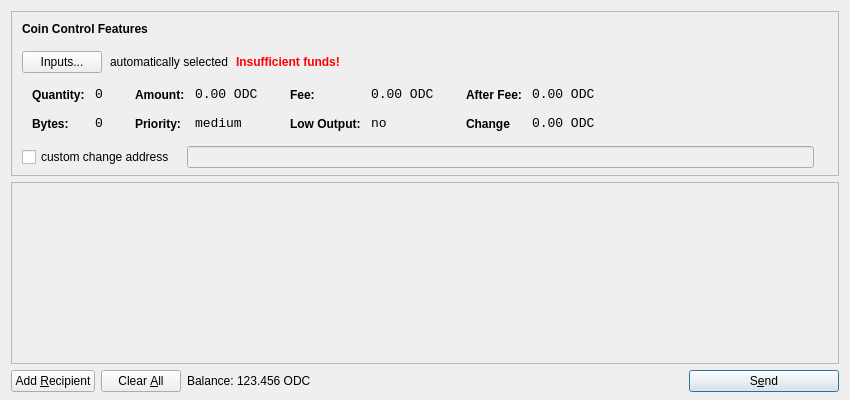
<?xml version="1.0" encoding="UTF-8"?>
<ui version="4.0">
 <class>SendCoinsDialog</class>
 <widget class="QDialog" name="SendCoinsDialog">
  <property name="geometry">
   <rect>
    <x>0</x>
    <y>0</y>
    <width>850</width>
    <height>400</height>
   </rect>
  </property>
  <property name="windowTitle">
   <string>Send Coins</string>
  </property>
  <layout class="QVBoxLayout" name="verticalLayout" stretch="0,1,0">
   <property name="bottomMargin">
    <number>8</number>
   </property>
   <item>
    <widget class="QFrame" name="frameCoinControl">
     <property name="sizePolicy">
      <sizepolicy hsizetype="Expanding" vsizetype="Expanding">
       <horstretch>0</horstretch>
       <verstretch>0</verstretch>
      </sizepolicy>
     </property>
     <property name="maximumSize">
      <size>
       <width>16777215</width>
       <height>16777215</height>
      </size>
     </property>
     <property name="frameShape">
      <enum>QFrame::StyledPanel</enum>
     </property>
     <property name="frameShadow">
      <enum>QFrame::Sunken</enum>
     </property>
     <layout class="QVBoxLayout" name="verticalLayoutCoinControl2">
      <property name="spacing">
       <number>-1</number>
      </property>
      <property name="leftMargin">
       <number>0</number>
      </property>
      <property name="topMargin">
       <number>0</number>
      </property>
      <property name="rightMargin">
       <number>0</number>
      </property>
      <property name="bottomMargin">
       <number>6</number>
      </property>
      <item>
       <layout class="QVBoxLayout" name="verticalLayoutCoinControl" stretch="0,0,0,0,1">
        <property name="spacing">
         <number>0</number>
        </property>
        <property name="leftMargin">
         <number>10</number>
        </property>
        <property name="topMargin">
         <number>10</number>
        </property>
        <item>
         <layout class="QHBoxLayout" name="horizontalLayoutCoinControl1">
          <property name="bottomMargin">
           <number>15</number>
          </property>
          <item>
           <widget class="QLabel" name="labelCoinControlFeatures">
            <property name="sizePolicy">
             <sizepolicy hsizetype="Preferred" vsizetype="Maximum">
              <horstretch>0</horstretch>
              <verstretch>0</verstretch>
             </sizepolicy>
            </property>
            <property name="font">
             <font>
              <weight>75</weight>
              <bold>true</bold>
             </font>
            </property>
            <property name="styleSheet">
             <string notr="true">font-weight:bold;</string>
            </property>
            <property name="text">
             <string>Coin Control Features</string>
            </property>
           </widget>
          </item>
         </layout>
        </item>
        <item>
         <layout class="QHBoxLayout" name="horizontalLayoutCoinControl2" stretch="0,0,0,0">
          <property name="spacing">
           <number>8</number>
          </property>
          <property name="bottomMargin">
           <number>10</number>
          </property>
          <item>
           <widget class="QPushButton" name="pushButtonCoinControl">
            <property name="styleSheet">
             <string notr="true"/>
            </property>
            <property name="text">
             <string>Inputs...</string>
            </property>
           </widget>
          </item>
          <item>
           <widget class="QLabel" name="labelCoinControlAutomaticallySelected">
            <property name="text">
             <string>automatically selected</string>
            </property>
            <property name="margin">
             <number>5</number>
            </property>
           </widget>
          </item>
          <item>
           <widget class="QLabel" name="labelCoinControlInsuffFunds">
            <property name="font">
             <font>
              <weight>75</weight>
              <bold>true</bold>
             </font>
            </property>
            <property name="styleSheet">
             <string notr="true">color:red;font-weight:bold;</string>
            </property>
            <property name="text">
             <string>Insufficient funds!</string>
            </property>
            <property name="margin">
             <number>5</number>
            </property>
           </widget>
          </item>
          <item>
           <spacer name="horizontalSpacerCoinControl">
            <property name="orientation">
             <enum>Qt::Horizontal</enum>
            </property>
            <property name="sizeHint" stdset="0">
             <size>
              <width>40</width>
              <height>1</height>
             </size>
            </property>
           </spacer>
          </item>
         </layout>
        </item>
        <item>
         <widget class="QWidget" name="widgetCoinControl" native="true">
          <property name="sizePolicy">
           <sizepolicy hsizetype="Preferred" vsizetype="Preferred">
            <horstretch>0</horstretch>
            <verstretch>0</verstretch>
           </sizepolicy>
          </property>
          <property name="minimumSize">
           <size>
            <width>0</width>
            <height>0</height>
           </size>
          </property>
          <property name="styleSheet">
           <string notr="true"/>
          </property>
          <layout class="QHBoxLayout" name="horizontalLayoutCoinControl5">
           <property name="margin">
            <number>0</number>
           </property>
           <item>
            <layout class="QHBoxLayout" name="horizontalLayoutCoinControl3" stretch="0,0,0,1">
             <property name="spacing">
              <number>20</number>
             </property>
             <property name="topMargin">
              <number>0</number>
             </property>
             <property name="bottomMargin">
              <number>10</number>
             </property>
             <item>
              <layout class="QFormLayout" name="formLayoutCoinControl1">
               <property name="horizontalSpacing">
                <number>10</number>
               </property>
               <property name="verticalSpacing">
                <number>14</number>
               </property>
               <property name="leftMargin">
                <number>10</number>
               </property>
               <property name="topMargin">
                <number>4</number>
               </property>
               <property name="rightMargin">
                <number>6</number>
               </property>
               <item row="0" column="0">
                <widget class="QLabel" name="labelCoinControlQuantityText">
                 <property name="styleSheet">
                  <string notr="true">font-weight:bold;</string>
                 </property>
                 <property name="text">
                  <string>Quantity:</string>
                 </property>
                 <property name="margin">
                  <number>0</number>
                 </property>
                </widget>
               </item>
               <item row="0" column="1">
                <widget class="QLabel" name="labelCoinControlQuantity">
                 <property name="font">
                  <font>
                   <family>Monospace</family>
                   <pointsize>10</pointsize>
                  </font>
                 </property>
                 <property name="cursor">
                  <cursorShape>IBeamCursor</cursorShape>
                 </property>
                 <property name="contextMenuPolicy">
                  <enum>Qt::ActionsContextMenu</enum>
                 </property>
                 <property name="text">
                  <string>0</string>
                 </property>
                 <property name="margin">
                  <number>0</number>
                 </property>
                 <property name="textInteractionFlags">
                  <set>Qt::LinksAccessibleByMouse|Qt::TextSelectableByKeyboard|Qt::TextSelectableByMouse</set>
                 </property>
                </widget>
               </item>
               <item row="1" column="0">
                <widget class="QLabel" name="labelCoinControlBytesText">
                 <property name="styleSheet">
                  <string notr="true">font-weight:bold;</string>
                 </property>
                 <property name="text">
                  <string>Bytes:</string>
                 </property>
                </widget>
               </item>
               <item row="1" column="1">
                <widget class="QLabel" name="labelCoinControlBytes">
                 <property name="font">
                  <font>
                   <family>Monospace</family>
                   <pointsize>10</pointsize>
                  </font>
                 </property>
                 <property name="cursor">
                  <cursorShape>IBeamCursor</cursorShape>
                 </property>
                 <property name="contextMenuPolicy">
                  <enum>Qt::ActionsContextMenu</enum>
                 </property>
                 <property name="text">
                  <string>0</string>
                 </property>
                 <property name="textInteractionFlags">
                  <set>Qt::LinksAccessibleByMouse|Qt::TextSelectableByKeyboard|Qt::TextSelectableByMouse</set>
                 </property>
                </widget>
               </item>
              </layout>
             </item>
             <item>
              <layout class="QFormLayout" name="formLayoutCoinControl2">
               <property name="horizontalSpacing">
                <number>10</number>
               </property>
               <property name="verticalSpacing">
                <number>14</number>
               </property>
               <property name="leftMargin">
                <number>6</number>
               </property>
               <property name="topMargin">
                <number>4</number>
               </property>
               <property name="rightMargin">
                <number>6</number>
               </property>
               <item row="0" column="0">
                <widget class="QLabel" name="labelCoinControlAmountText">
                 <property name="styleSheet">
                  <string notr="true">font-weight:bold;</string>
                 </property>
                 <property name="text">
                  <string>Amount:</string>
                 </property>
                 <property name="margin">
                  <number>0</number>
                 </property>
                </widget>
               </item>
               <item row="0" column="1">
                <widget class="QLabel" name="labelCoinControlAmount">
                 <property name="font">
                  <font>
                   <family>Monospace</family>
                   <pointsize>10</pointsize>
                  </font>
                 </property>
                 <property name="cursor">
                  <cursorShape>IBeamCursor</cursorShape>
                 </property>
                 <property name="contextMenuPolicy">
                  <enum>Qt::ActionsContextMenu</enum>
                 </property>
                 <property name="text">
                  <string>0.00 ODC</string>
                 </property>
                 <property name="textInteractionFlags">
                  <set>Qt::LinksAccessibleByMouse|Qt::TextSelectableByKeyboard|Qt::TextSelectableByMouse</set>
                 </property>
                </widget>
               </item>
               <item row="1" column="0">
                <widget class="QLabel" name="labelCoinControlPriorityText">
                 <property name="styleSheet">
                  <string notr="true">font-weight:bold;</string>
                 </property>
                 <property name="text">
                  <string>Priority:</string>
                 </property>
                </widget>
               </item>
               <item row="1" column="1">
                <widget class="QLabel" name="labelCoinControlPriority">
                 <property name="font">
                  <font>
                   <family>Monospace</family>
                   <pointsize>10</pointsize>
                  </font>
                 </property>
                 <property name="cursor">
                  <cursorShape>IBeamCursor</cursorShape>
                 </property>
                 <property name="contextMenuPolicy">
                  <enum>Qt::ActionsContextMenu</enum>
                 </property>
                 <property name="text">
                  <string>medium</string>
                 </property>
                 <property name="textInteractionFlags">
                  <set>Qt::LinksAccessibleByMouse|Qt::TextSelectableByKeyboard|Qt::TextSelectableByMouse</set>
                 </property>
                </widget>
               </item>
              </layout>
             </item>
             <item>
              <layout class="QFormLayout" name="formLayoutCoinControl3">
               <property name="horizontalSpacing">
                <number>10</number>
               </property>
               <property name="verticalSpacing">
                <number>14</number>
               </property>
               <property name="leftMargin">
                <number>6</number>
               </property>
               <property name="topMargin">
                <number>4</number>
               </property>
               <property name="rightMargin">
                <number>6</number>
               </property>
               <item row="0" column="0">
                <widget class="QLabel" name="labelCoinControlFeeText">
                 <property name="styleSheet">
                  <string notr="true">font-weight:bold;</string>
                 </property>
                 <property name="text">
                  <string>Fee:</string>
                 </property>
                 <property name="margin">
                  <number>0</number>
                 </property>
                </widget>
               </item>
               <item row="0" column="1">
                <widget class="QLabel" name="labelCoinControlFee">
                 <property name="font">
                  <font>
                   <family>Monospace</family>
                   <pointsize>10</pointsize>
                  </font>
                 </property>
                 <property name="cursor">
                  <cursorShape>IBeamCursor</cursorShape>
                 </property>
                 <property name="contextMenuPolicy">
                  <enum>Qt::ActionsContextMenu</enum>
                 </property>
                 <property name="text">
                  <string>0.00 ODC</string>
                 </property>
                 <property name="textInteractionFlags">
                  <set>Qt::LinksAccessibleByMouse|Qt::TextSelectableByKeyboard|Qt::TextSelectableByMouse</set>
                 </property>
                </widget>
               </item>
               <item row="1" column="0">
                <widget class="QLabel" name="labelCoinControlLowOutputText">
                 <property name="styleSheet">
                  <string notr="true">font-weight:bold;</string>
                 </property>
                 <property name="text">
                  <string>Low Output:</string>
                 </property>
                </widget>
               </item>
               <item row="1" column="1">
                <widget class="QLabel" name="labelCoinControlLowOutput">
                 <property name="font">
                  <font>
                   <family>Monospace</family>
                   <pointsize>10</pointsize>
                  </font>
                 </property>
                 <property name="cursor">
                  <cursorShape>IBeamCursor</cursorShape>
                 </property>
                 <property name="contextMenuPolicy">
                  <enum>Qt::ActionsContextMenu</enum>
                 </property>
                 <property name="text">
                  <string>no</string>
                 </property>
                 <property name="textInteractionFlags">
                  <set>Qt::LinksAccessibleByMouse|Qt::TextSelectableByKeyboard|Qt::TextSelectableByMouse</set>
                 </property>
                </widget>
               </item>
              </layout>
             </item>
             <item>
              <layout class="QFormLayout" name="formLayoutCoinControl4">
               <property name="horizontalSpacing">
                <number>10</number>
               </property>
               <property name="verticalSpacing">
                <number>14</number>
               </property>
               <property name="leftMargin">
                <number>6</number>
               </property>
               <property name="topMargin">
                <number>4</number>
               </property>
               <property name="rightMargin">
                <number>6</number>
               </property>
               <item row="0" column="0">
                <widget class="QLabel" name="labelCoinControlAfterFeeText">
                 <property name="styleSheet">
                  <string notr="true">font-weight:bold;</string>
                 </property>
                 <property name="text">
                  <string>After Fee:</string>
                 </property>
                 <property name="margin">
                  <number>0</number>
                 </property>
                </widget>
               </item>
               <item row="0" column="1">
                <widget class="QLabel" name="labelCoinControlAfterFee">
                 <property name="font">
                  <font>
                   <family>Monospace</family>
                   <pointsize>10</pointsize>
                  </font>
                 </property>
                 <property name="cursor">
                  <cursorShape>IBeamCursor</cursorShape>
                 </property>
                 <property name="contextMenuPolicy">
                  <enum>Qt::ActionsContextMenu</enum>
                 </property>
                 <property name="text">
                  <string>0.00 ODC</string>
                 </property>
                 <property name="textInteractionFlags">
                  <set>Qt::LinksAccessibleByMouse|Qt::TextSelectableByKeyboard|Qt::TextSelectableByMouse</set>
                 </property>
                </widget>
               </item>
               <item row="1" column="0">
                <widget class="QLabel" name="labelCoinControlChangeText">
                 <property name="styleSheet">
                  <string notr="true">font-weight:bold;</string>
                 </property>
                 <property name="text">
                  <string>Change</string>
                 </property>
                </widget>
               </item>
               <item row="1" column="1">
                <widget class="QLabel" name="labelCoinControlChange">
                 <property name="font">
                  <font>
                   <family>Monospace</family>
                   <pointsize>10</pointsize>
                  </font>
                 </property>
                 <property name="cursor">
                  <cursorShape>IBeamCursor</cursorShape>
                 </property>
                 <property name="contextMenuPolicy">
                  <enum>Qt::ActionsContextMenu</enum>
                 </property>
                 <property name="text">
                  <string>0.00 ODC</string>
                 </property>
                 <property name="textInteractionFlags">
                  <set>Qt::LinksAccessibleByMouse|Qt::TextSelectableByKeyboard|Qt::TextSelectableByMouse</set>
                 </property>
                </widget>
               </item>
              </layout>
             </item>
            </layout>
           </item>
          </layout>
         </widget>
        </item>
        <item>
         <layout class="QHBoxLayout" name="horizontalLayoutCoinControl4" stretch="0,0,0">
          <property name="spacing">
           <number>12</number>
          </property>
          <property name="sizeConstraint">
           <enum>QLayout::SetDefaultConstraint</enum>
          </property>
          <property name="topMargin">
           <number>5</number>
          </property>
          <property name="rightMargin">
           <number>5</number>
          </property>
          <item>
           <widget class="QCheckBox" name="checkBoxCoinControlChange">
            <property name="text">
             <string>custom change address</string>
            </property>
           </widget>
          </item>
          <item>
           <widget class="QLineEdit" name="lineEditCoinControlChange">
            <property name="enabled">
             <bool>false</bool>
            </property>
            <property name="sizePolicy">
             <sizepolicy hsizetype="Expanding" vsizetype="Fixed">
              <horstretch>0</horstretch>
              <verstretch>0</verstretch>
             </sizepolicy>
            </property>
           </widget>
          </item>
          <item>
           <widget class="QLabel" name="labelCoinControlChangeLabel">
            <property name="sizePolicy">
             <sizepolicy hsizetype="Preferred" vsizetype="Expanding">
              <horstretch>0</horstretch>
              <verstretch>0</verstretch>
             </sizepolicy>
            </property>
            <property name="minimumSize">
             <size>
              <width>0</width>
              <height>0</height>
             </size>
            </property>
            <property name="text">
             <string/>
            </property>
            <property name="margin">
             <number>3</number>
            </property>
           </widget>
          </item>
         </layout>
        </item>
        <item>
         <spacer name="verticalSpacerCoinControl">
          <property name="orientation">
           <enum>Qt::Vertical</enum>
          </property>
          <property name="sizeHint" stdset="0">
           <size>
            <width>800</width>
            <height>1</height>
           </size>
          </property>
         </spacer>
        </item>
       </layout>
      </item>
     </layout>
    </widget>
   </item>
   <item>
    <widget class="QScrollArea" name="scrollArea">
     <property name="widgetResizable">
      <bool>true</bool>
     </property>
     <widget class="QWidget" name="scrollAreaWidgetContents">
      <property name="geometry">
       <rect>
        <x>0</x>
        <y>0</y>
        <width>830</width>
        <height>165</height>
       </rect>
      </property>
      <layout class="QVBoxLayout" name="verticalLayout_2">
       <property name="margin">
        <number>0</number>
       </property>
       <item>
        <layout class="QVBoxLayout" name="entries">
         <property name="spacing">
          <number>6</number>
         </property>
        </layout>
       </item>
       <item>
        <spacer name="verticalSpacer">
         <property name="orientation">
          <enum>Qt::Vertical</enum>
         </property>
         <property name="sizeHint" stdset="0">
          <size>
           <width>20</width>
           <height>40</height>
          </size>
         </property>
        </spacer>
       </item>
      </layout>
     </widget>
    </widget>
   </item>
   <item>
    <layout class="QHBoxLayout" name="horizontalLayout">
     <item>
      <widget class="QPushButton" name="addButton">
       <property name="toolTip">
        <string>Send to multiple recipients at once</string>
       </property>
       <property name="text">
        <string>Add &amp;Recipient</string>
       </property>
       <property name="icon">
        <iconset resource="../bitcoin.qrc">
         <normaloff>:/icons/add</normaloff>:/icons/add</iconset>
       </property>
       <property name="autoDefault">
        <bool>false</bool>
       </property>
      </widget>
     </item>
     <item>
      <widget class="QPushButton" name="clearButton">
       <property name="sizePolicy">
        <sizepolicy hsizetype="Minimum" vsizetype="Fixed">
         <horstretch>0</horstretch>
         <verstretch>0</verstretch>
        </sizepolicy>
       </property>
       <property name="toolTip">
        <string>Remove all transaction fields</string>
       </property>
       <property name="text">
        <string>Clear &amp;All</string>
       </property>
       <property name="icon">
        <iconset resource="../bitcoin.qrc">
         <normaloff>:/icons/remove</normaloff>:/icons/remove</iconset>
       </property>
       <property name="autoRepeatDelay">
        <number>300</number>
       </property>
       <property name="autoDefault">
        <bool>false</bool>
       </property>
      </widget>
     </item>
     <item>
      <layout class="QHBoxLayout" name="horizontalLayout_2">
       <property name="spacing">
        <number>3</number>
       </property>
       <item>
        <widget class="QLabel" name="label">
         <property name="sizePolicy">
          <sizepolicy hsizetype="Preferred" vsizetype="Fixed">
           <horstretch>0</horstretch>
           <verstretch>0</verstretch>
          </sizepolicy>
         </property>
         <property name="text">
          <string>Balance:</string>
         </property>
        </widget>
       </item>
       <item>
        <widget class="QLabel" name="labelBalance">
         <property name="sizePolicy">
          <sizepolicy hsizetype="Preferred" vsizetype="Fixed">
           <horstretch>0</horstretch>
           <verstretch>0</verstretch>
          </sizepolicy>
         </property>
         <property name="cursor">
          <cursorShape>IBeamCursor</cursorShape>
         </property>
         <property name="text">
          <string>123.456 ODC</string>
         </property>
         <property name="textInteractionFlags">
          <set>Qt::LinksAccessibleByMouse|Qt::TextSelectableByKeyboard|Qt::TextSelectableByMouse</set>
         </property>
        </widget>
       </item>
      </layout>
     </item>
     <item>
      <spacer name="horizontalSpacer">
       <property name="orientation">
        <enum>Qt::Horizontal</enum>
       </property>
       <property name="sizeHint" stdset="0">
        <size>
         <width>40</width>
         <height>20</height>
        </size>
       </property>
      </spacer>
     </item>
     <item>
      <widget class="QPushButton" name="sendButton">
       <property name="minimumSize">
        <size>
         <width>150</width>
         <height>0</height>
        </size>
       </property>
       <property name="toolTip">
        <string>Confirm the send action</string>
       </property>
       <property name="text">
        <string>S&amp;end</string>
       </property>
       <property name="icon">
        <iconset resource="../bitcoin.qrc">
         <normaloff>:/icons/send</normaloff>:/icons/send</iconset>
       </property>
       <property name="default">
        <bool>true</bool>
       </property>
      </widget>
     </item>
    </layout>
   </item>
  </layout>
 </widget>
 <resources>
  <include location="../bitcoin.qrc"/>
 </resources>
 <connections/>
</ui>
